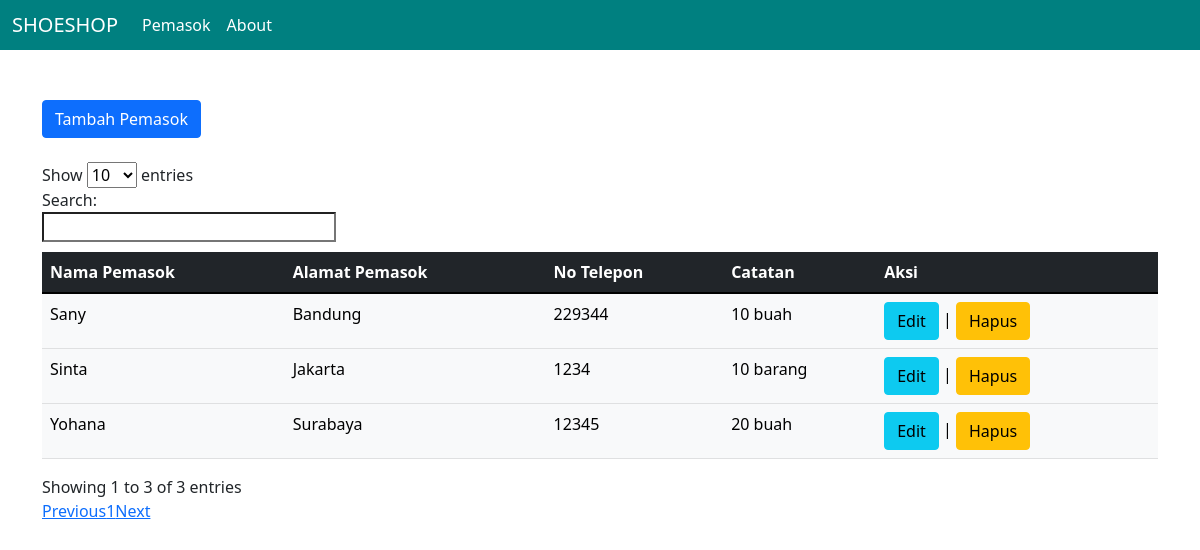
The app's page /pemasok.php with its own data.
### tables this page shows
CREATE TABLE `pemasok` (
  `id_pemasok` int(11) NOT NULL,
  `nama_pemasok` varchar(128) NOT NULL,
  `alamat_pemasok` varchar(128) NOT NULL,
  `no_telepon` int(11) NOT NULL,
  `catatan` varchar(200) NOT NULL
);

### pemasok.php (the view, shortened to what this page needs)
<!DOCTYPE html>
<html lang="en">
<head>
    <link href="https://cdn.jsdelivr.net/npm/bootstrap@5.0.2/dist/css/bootstrap.min.css" rel="stylesheet">
    <link href="https://cdn.jsdelivr.net/npm/bootstrap@5.1.3/dist/css/bootstrap.min.css" rel="stylesheet">
    <link rel="stylesheet" type="text/js" href="//cdn.datatables.net/1.11.4/css/jquery.dataTables.min.css">
</head>
<body>
    <?php
    include_once('koneksi.php');
    $pemasoks = mysqli_query($koneksi, "SELECT * FROM pemasok");
    ?>
    <nav class="navbar fixed-top navbar-expand-lg navbar-dark scrolling-navbar" style="background-color: teal; height:50px">
    <div class="container-fluid">
    <a class="navbar-brand" href="index.php">SHOESHOP</a>
    <div class="collapse navbar-collapse" id="navbarSupportedContent">
      <ul class="navbar-nav me-auto mb-2 mb-lg-0">
        <li class="nav-item">
          <a class="nav-link active" aria-current="page" href="pemasok.php">Pemasok</a>
        </li>
        <li class="nav-item">
          <a class="nav-link active" aria-current="page" href="about.php">About</a>
        </li>
      </ul>
    </div>
  </div>
    </nav>
    <div class="container" style="margin-top:100px;">
    <a href="tambah_pemasok.php" class="btn btn-primary">Tambah Pemasok</a>
    <br><br>
    <table class="table table-light table-hover" id="pemasok">
            <thead class="table-dark">
                <tr>
                    <th>Nama Pemasok</th>
                    <th>Alamat Pemasok</th>
                    <th>No Telepon</th>
                    <th>Catatan</th>
                    <th>Aksi</th>
                </tr>
            </thead>
            <tbody>
            <?php while($pemasok = mysqli_fetch_array($pemasoks)) : ?>
                    <tr>
                        <td><?php echo $pemasok['nama_pemasok']; ?></td>
                        <td><?php echo $pemasok['alamat_pemasok']; ?></td>
                        <td><?php echo $pemasok['no_telepon']; ?></td>
                        <td><?php echo $pemasok['catatan']; ?></td>
                        <td>
                          <a href="editPemasok.php?id_pemasok=<?php echo $pemasok['id_pemasok']; ?>" class="btn btn-info">Edit</a>
                          |
                          <a href="hapusPemasok.php?id_pemasok=<?php echo $pemasok['id_pemasok']; ?>" class="btn btn-warning" onclick = "return confirm('Yakin ingin menghapus?'); ">Hapus</a>
                        </td>
                    </tr>
            <?php endwhile; ?>
            </tbody>
        </table>
    </div>
</body>
</html>

### pemasok.php (style rules this page uses)
#pemasok { margin-top:10px; }

### records on screen
pemasok: nama_pemasok "Sinta", alamat_pemasok "Jakarta", no_telepon "1234", catatan "10 barang"
pemasok: nama_pemasok "Yohana", alamat_pemasok "Surabaya", no_telepon "12345", catatan "20 buah"
pemasok: nama_pemasok "Sany", alamat_pemasok "Bandung", no_telepon "229344", catatan "10 buah"
